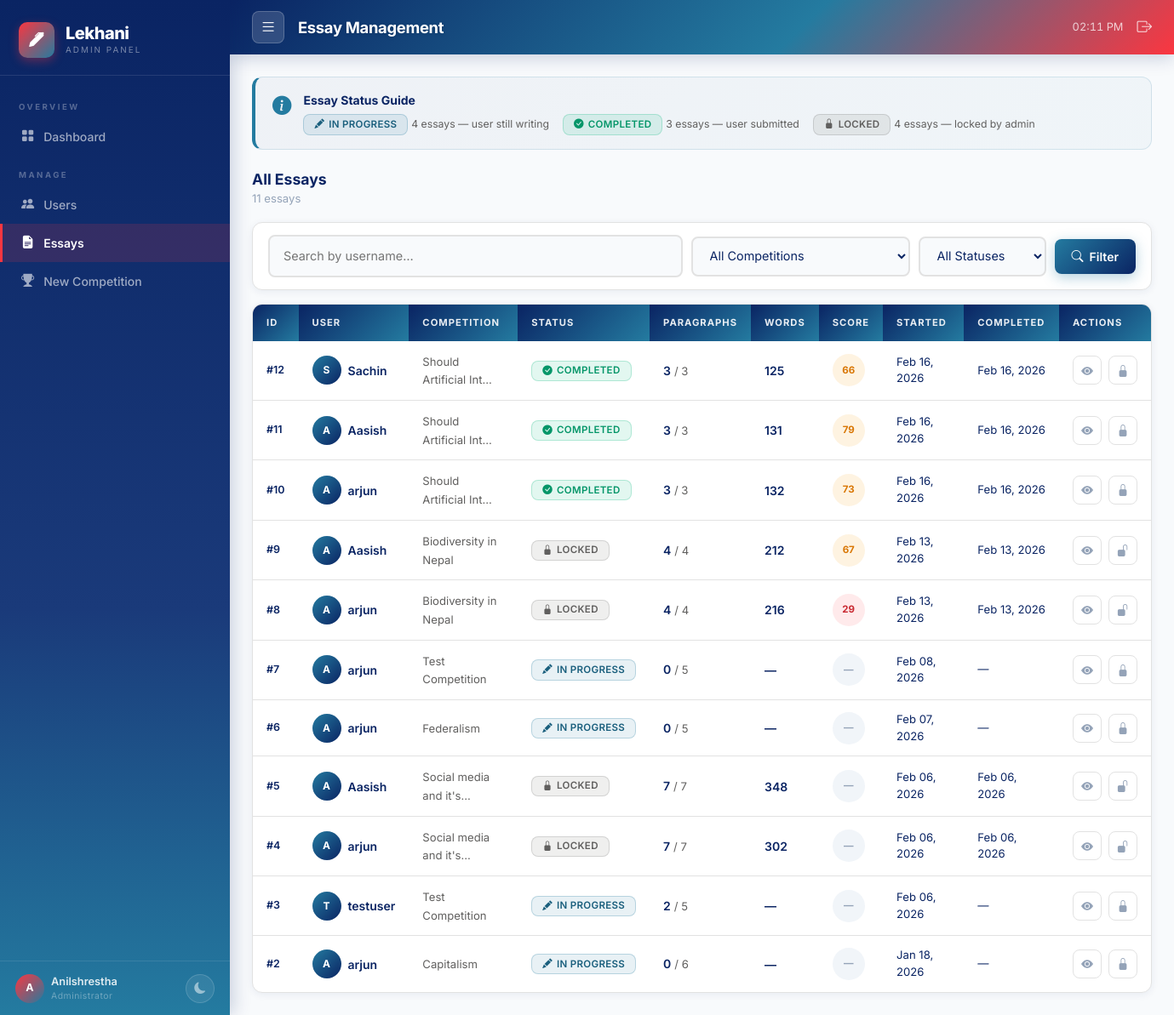
The app's page /custom-admin/essays/ (signed in), older data.
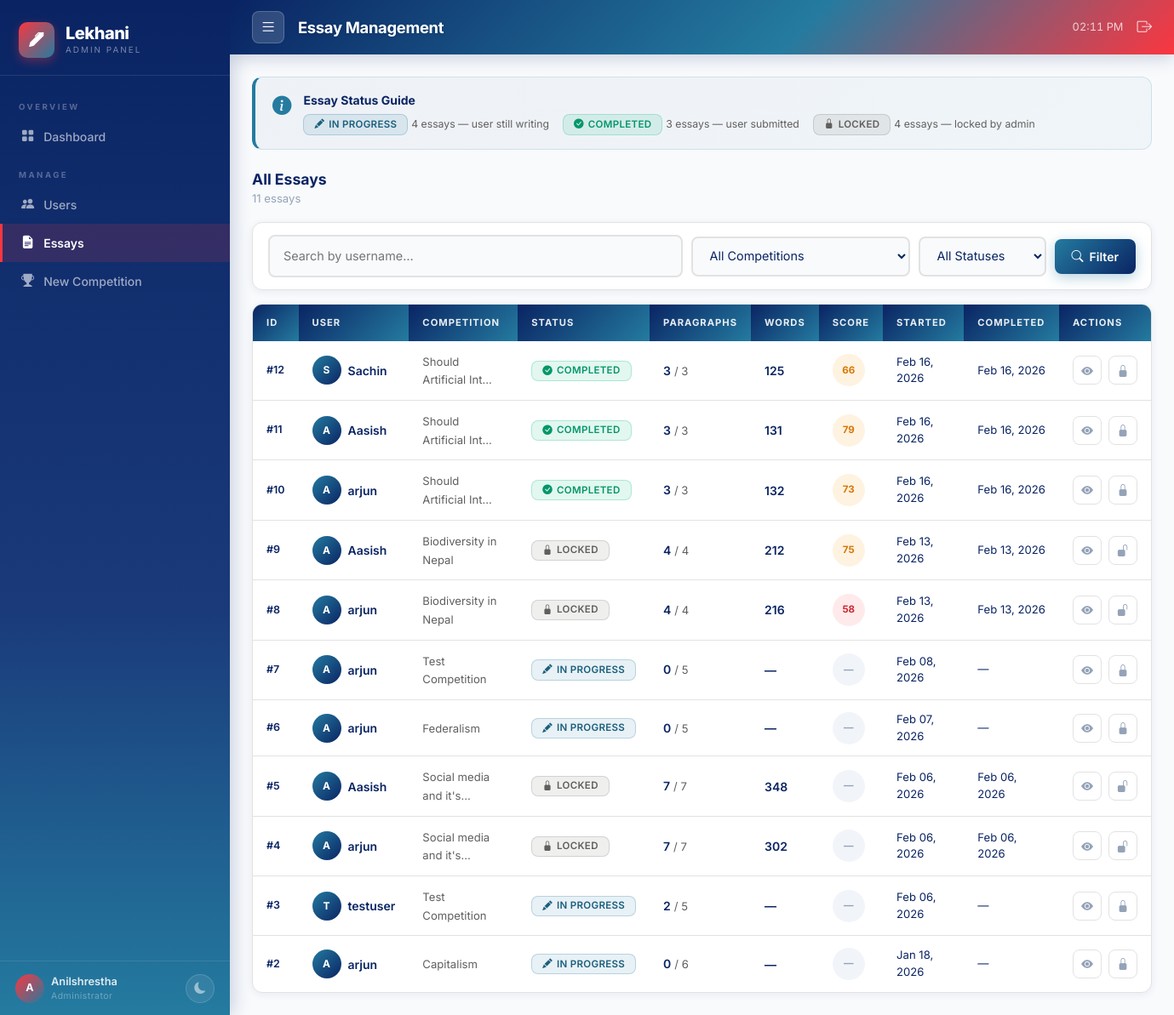
The same page, newer data.
### competition/models.py (models this page shows, shortened)
class Essay(models.Model):
    STATUS_CHOICES = [
        ('in_progress', 'In Progress'),
        ('completed', 'Completed'),
        ('locked', 'Locked'),
    ]
    user = models.ForeignKey(User, on_delete=models.CASCADE, related_name='essays')
    competition = models.ForeignKey(Competition, on_delete=models.CASCADE, related_name='essays')
    status = models.CharField(max_length=15, choices=STATUS_CHOICES, default='in_progress')
    started_at = models.DateTimeField(auto_now_add=True)
    completed_at = models.DateTimeField(null=True, blank=True)
    word_count = models.PositiveIntegerField(default=0)
    grammar_errors = models.PositiveIntegerField(default=0)
    spelling_errors = models.PositiveIntegerField(default=0)
    grammar_score = models.PositiveIntegerField(default=100)
    final_score = models.FloatField(default=0)   # ⭐ NEW FIELD
    class Meta:
        ordering = ['-started_at']
        unique_together = ['user', 'competition']
        verbose_name = 'Essay'
        verbose_name_plural = 'Essays'

class Competition(models.Model):
    title = models.CharField(max_length=200)
    description = models.TextField()
    start_date = models.DateTimeField()
    end_date = models.DateTimeField()
    max_paragraphs = models.PositiveIntegerField()
    created_at = models.DateTimeField(auto_now_add=True)
    updated_at = models.DateTimeField(auto_now=True)
    class Meta:
        ordering = ['-start_date']
        verbose_name = 'Competition'
        verbose_name_plural = 'Competitions'

### custom_admin/views.py (the view)
# urls.py: path('essays/',                views.essays,             name='essays'),
@login_required
@admin_required
def essays(request):
    qs = (
        Essay.objects
        .select_related('user', 'competition')
        .prefetch_related('paragraphs')   # related_name='paragraphs'
        .order_by('-started_at')          # Essay.started_at field
    )
    q           = request.GET.get('q', '').strip()
    status      = request.GET.get('status', '').strip()
    comp_filter = request.GET.get('competition', '').strip()
    if q:
        qs = qs.filter(user__username__icontains=q)
    if status in ('in_progress', 'completed', 'locked'):
        qs = qs.filter(status=status)
    if comp_filter.isdigit():
        qs = qs.filter(competition__pk=int(comp_filter))
    paginator   = Paginator(qs, 20)
    essays_page = paginator.get_page(request.GET.get('page', 1))
    competitions = Competition.objects.order_by('title')
    summary = {
        'in_progress': Essay.objects.filter(status='in_progress').count(),
        'completed':   Essay.objects.filter(status='completed').count(),
        'locked':      Essay.objects.filter(status='locked').count(),
    }
    return render(request, 'custom_admin/essays.html', {
        'essays':        essays_page,
        'competitions':  competitions,
        'search_query':  q,
        'status_filter': status,
        'comp_filter':   comp_filter,
        'total_count':   paginator.count,
        'summary':       summary,
    })

### custom_admin/templates/custom_admin/essays.html (shortened to what this page needs)
{% extends "custom_admin/base.html" %}
{% block page_title %}Essay Management{% endblock %}
{% block active_essays %}active{% endblock %}
{% block content %}
<div class="info-box mb-4">
  <div class="info-box-icon"><i class="bi bi-info-circle-fill"></i></div>
  <div>
    <strong style="color:var(--ink);display:block;margin-bottom:6px;">Essay Status Guide</strong>
    <div class="d-flex flex-wrap gap-3">
      <span><span class="badge badge-progress"><i class="bi bi-pencil-fill"></i> In Progress</span> <small>{{ summary.in_progress }} essays — user still writing</small></span>
      <span><span class="badge badge-completed"><i class="bi bi-check-circle-fill"></i> Completed</span> <small>{{ summary.completed }} essays — user submitted</small></span>
      <span><span class="badge badge-locked"><i class="bi bi-lock-fill"></i> Locked</span> <small>{{ summary.locked }} essays — locked by admin</small></span>
    </div>
  </div>
</div>
<div class="page-header">
  <div>
    <h2 class="section-title">All Essays</h2>
    <p class="page-subtitle">
      {{ total_count }} essay{{ total_count|pluralize }}
    </p>
  </div>
</div>
<form method="get" id="filterForm">
  <div class="filter-bar">
    <div class="flex-grow-1" style="min-width:180px;">
      <input type="text" name="q" class="ca-input" placeholder="Search by username…" value="{{ search_query }}"/>
    </div>
    <div style="min-width:180px;">
      <select name="competition" class="ca-select" onchange="document.getElementById('filterForm').submit()">
        <option value="">All Competitions</option>
      </select>
    </div>
    <div style="min-width:150px;">
      <select name="status" class="ca-select" onchange="document.getElementById('filterForm').submit()">
        <option value="">All Statuses</option>
      </select>
    </div>
    <button type="submit" class="btn-navy"><i class="bi bi-search"></i> Filter</button>
  </div>
</form>
<div class="ca-table-wrap">
  <table class="ca-table">
    <thead>
      <tr>
        <th>ID</th>
        <th>User</th>
        <th>Competition</th>
        <th>Status</th>
        <th>Paragraphs</th>
        <th>Words</th>
        <th>Score</th>
        <th>Started</th>
        <th>Completed</th>
        <th>Actions</th>
      </tr>
    </thead>
    <tbody>
      {% for essay in essays %}
      <tr id="essay-row-{{ essay.pk }}">
        <td class="row-num">#{{ essay.pk }}</td>
        <td>
          <div class="d-flex align-items-center gap-2">
            <div class="avatar">{{ essay.user.username|first|upper }}</div>
            <span class="fw-600" style="font-size:.875rem;">{{ essay.user.username }}</span>
          </div>
        </td>
        <td style="max-width:150px;">
          <span class="text-muted-sm" title="{{ essay.competition.title }}">{{ essay.competition.title|truncatechars:22 }}</span>
        </td>
        <td>
          <span class="badge {% if essay.status == 'in_progress' %}badge-progress{% elif essay.status == 'completed' %}badge-completed{% else %}badge-locked{% endif %}"
                id="status-badge-{{ essay.pk }}">
            {% if essay.status == 'in_progress' %}<i class="bi bi-pencil-fill"></i> In Progress
            {% elif essay.status == 'completed' %}<i class="bi bi-check-circle-fill"></i> Completed
            {% else %}<i class="bi bi-lock-fill"></i> Locked{% endif %}
          </span>
        </td>
        <td>
          <span class="fw-600" style="font-size:.875rem;">{{ essay.paragraphs.count }}</span>
          <span class="text-muted-sm"> / {{ essay.competition.max_paragraphs }}</span>
        </td>
        <td class="fw-600" style="font-size:.875rem;">{{ essay.word_count|default:"—" }}</td>
        <td>
          {% if essay.final_score %}
          {% with s=essay.final_score %}
          <div class="score-circle {% if s >= 80 %}score-high{% elif s >= 60 %}score-mid{% else %}score-low{% endif %}">
            {{ s|floatformat:0 }}
          </div>
          {% endwith %}
          {% else %}
          <div class="score-circle score-none">—</div>
          {% endif %}
        </td>
        <td class="text-muted-sm">{{ essay.started_at|date:"M d, Y" }}</td>
        <td class="text-muted-sm">
          {% if essay.completed_at %}{{ essay.completed_at|date:"M d, Y" }}
          {% else %}<span style="font-style:italic;">—</span>{% endif %}
        </td>
        <td>
          <div class="d-flex gap-2">
            <button class="btn-icon view-essay-btn"
                    data-essay-id="{{ essay.pk }}"
                    data-url="{% url 'custom_admin:essay_detail' essay.pk %}"
                    title="View Essay">
              <i class="bi bi-eye-fill"></i>
            </button>
            {% if essay.status == 'locked' %}
            <button class="btn-icon btn-unlock lock-btn"
                    id="lock-btn-{{ essay.pk }}"
                    data-essay-id="{{ essay.pk }}"
                    data-action="unlock"
                    data-url="{% url 'custom_admin:essay_action' %}"
                    title="Unlock Essay">
              <i class="bi bi-unlock-fill"></i>
            </button>
            {% else %}
            <button class="btn-icon btn-lock lock-btn"
                    id="lock-btn-{{ essay.pk }}"
                    data-essay-id="{{ essay.pk }}"
                    data-action="lock"
                    data-url="{% url 'custom_admin:essay_action' %}"
                    title="Lock Essay">
              <i class="bi bi-lock-fill"></i>
            </button>
            {% endif %}
          </div>
        </td>
      </tr>
      {% endfor %}
    </tbody>
  </table>
</div>
{% endblock %}

### custom_admin/templates/custom_admin/base.html (shortened to what this page needs)
<!DOCTYPE html>
<html lang="en" data-theme="light">
<head>
  <link href="https://cdn.jsdelivr.net/npm/bootstrap@5.3.2/dist/css/bootstrap.min.css" rel="stylesheet"/>
  <link href="https://cdn.jsdelivr.net/npm/bootstrap-icons@1.11.3/font/bootstrap-icons.min.css" rel="stylesheet"/>
  {% load static %}
  <link rel="stylesheet" href="{% static 'custom_admin/css/admin.css' %}"/>
</head>
<body>
<aside id="sidebar">
  <div class="sidebar-brand">
    <span class="brand-icon"><i class="bi bi-pen-fill"></i></span>
    <div>
      <div class="brand-name">Lekhani</div>
      <div class="brand-sub">Admin Panel</div>
    </div>
  </div>
  <nav class="sidebar-nav">
    <div class="nav-section-label">Overview</div>
    <a href="{% url 'custom_admin:dashboard' %}" class="nav-item {% block active_dashboard %}{% endblock %}">
      <i class="bi bi-grid-fill"></i><span>Dashboard</span>
    </a>
    <div class="nav-section-label">Manage</div>
    <a href="{% url 'custom_admin:users' %}" class="nav-item {% block active_users %}{% endblock %}">
      <i class="bi bi-people-fill"></i><span>Users</span>
    </a>
    <a href="{% url 'custom_admin:essays' %}" class="nav-item {% block active_essays %}{% endblock %}">
      <i class="bi bi-file-earmark-text-fill"></i><span>Essays</span>
    </a>
    <a href="{% url 'custom_admin:create_competition' %}" class="nav-item {% block active_competitions %}{% endblock %}">
      <i class="bi bi-trophy-fill"></i><span>New Competition</span>
    </a>
  </nav>
  <div class="sidebar-footer">
    <div class="d-flex align-items-center gap-2 min-w-0">
      <div class="user-avatar">{{ request.user.username|first|upper }}</div>
      <div class="min-w-0">
        <div class="user-name">{{ request.user.username }}</div>
        <div class="user-role">Administrator</div>
      </div>
    </div>
    <button class="theme-btn" id="themeToggle" title="Toggle dark mode">
      <i class="bi bi-moon-fill" id="themeIcon"></i>
    </button>
  </div>
</aside>
<div id="main-wrap">
  <header id="topbar">
    <div class="d-flex align-items-center gap-3">
      <button id="sidebarToggle" class="sidebar-toggle-btn">
        <i class="bi bi-list"></i>
      </button>
      <h1 class="topbar-title">{% block page_title %}Dashboard{% endblock %}</h1>
    </div>
    <div class="d-flex align-items-center gap-3">
      <span class="topbar-time" id="liveClock"></span>
      <a href="{% url 'logout' %}" class="topbar-logout" title="Logout">
        <i class="bi bi-box-arrow-right"></i>
      </a>
    </div>
  </header>
  <main id="content">
    {% block content %}{% endblock %}
  </main>
</div>
{% load static %}
</body>
</html>

Row changes from the older to the newer data that the page shows:
changed Essay id 9: final_score "67" → "75"
changed Essay id 8: final_score "29" → "58"
